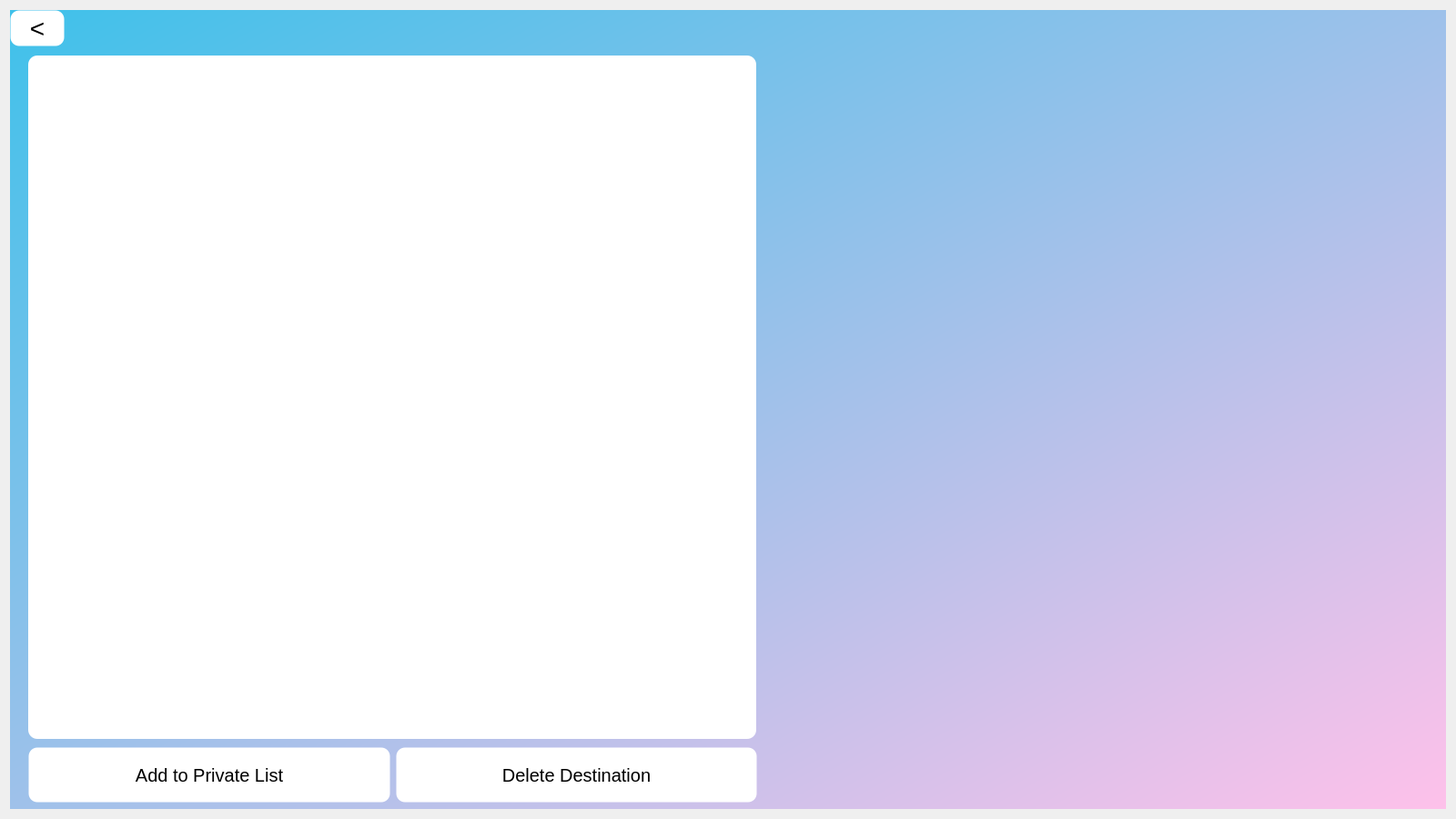
<?xml version="1.0" encoding="UTF-8"?>
<ui version="4.0">
 <class>Dialog</class>
 <widget class="QDialog" name="Dialog">
  <property name="geometry">
   <rect>
    <x>0</x>
    <y>0</y>
    <width>1600</width>
    <height>900</height>
   </rect>
  </property>
  <property name="windowTitle">
   <string>Dialog</string>
  </property>
  <layout class="QHBoxLayout" name="horizontalLayout">
   <item>
    <widget class="QWidget" name="bg_widget" native="true">
     <property name="styleSheet">
      <string notr="true">QWidget#bg_widget{
background-color: qlineargradient(spread:pad, x1:0, y1:0, x2:1, y2:1, stop:0 rgba(63, 193, 234, 255), stop:1 rgba(255, 193, 234, 255));
}</string>
     </property>
     <widget class="QListWidget" name="public_list_view">
      <property name="geometry">
       <rect>
        <x>20</x>
        <y>50</y>
        <width>800</width>
        <height>751</height>
       </rect>
      </property>
      <property name="focusPolicy">
       <enum>Qt::StrongFocus</enum>
      </property>
      <property name="styleSheet">
       <string notr="true">QListView {
	border: none;
	outline: none;
	border-radius: 10px;
   	background-color: white;
   	padding: 10px;
}
QListView::item {
   	border: none;
	border-radius: 10px;
   	padding: 10px;
}
QListView::item:selected {
   	border: none;
   	border-radius: 10px;
   	color: black;
	background-color: qlineargradient(spread:pad, x1:0, y1:0, x2:1, y2:1, stop:0 rgba(63, 193, 234, 255), stop:1 rgba(255, 193, 234, 255));
	/*background-color: #f0f0f0;*/
}
QListView::item:hover {
   	border: none;
   	border-radius: 10px;
   	color: black;
	background-color: qlineargradient(spread:pad, x1:0, y1:0, x2:1, y2:1, stop:0 rgba(63, 193, 234, 255), stop:1 rgba(255, 193, 234, 255));
}</string>
      </property>
      <property name="frameShape">
       <enum>QFrame::NoFrame</enum>
      </property>
      <property name="lineWidth">
       <number>1</number>
      </property>
      <property name="selectionMode">
       <enum>QAbstractItemView::SingleSelection</enum>
      </property>
      <property name="selectionBehavior">
       <enum>QAbstractItemView::SelectRows</enum>
      </property>
      <property name="selectionRectVisible">
       <bool>false</bool>
      </property>
     </widget>
     <widget class="QPushButton" name="back">
      <property name="geometry">
       <rect>
        <x>0</x>
        <y>0</y>
        <width>60</width>
        <height>40</height>
       </rect>
      </property>
      <property name="styleSheet">
       <string notr="true">background-color: rgb(255, 255, 255);
border-width: 1px;
border-style: solid;
border-radius: 10px;
font-size: 28px;</string>
      </property>
      <property name="text">
       <string>&lt;</string>
      </property>
     </widget>
     <widget class="QLabel" name="show_image">
      <property name="geometry">
       <rect>
        <x>880</x>
        <y>210</y>
        <width>640</width>
        <height>480</height>
       </rect>
      </property>
      <property name="sizePolicy">
       <sizepolicy hsizetype="Ignored" vsizetype="Ignored">
        <horstretch>0</horstretch>
        <verstretch>0</verstretch>
       </sizepolicy>
      </property>
      <property name="text">
       <string/>
      </property>
      <property name="alignment">
       <set>Qt::AlignCenter</set>
      </property>
      <property name="openExternalLinks">
       <bool>true</bool>
      </property>
     </widget>
     <widget class="QWidget" name="horizontalLayoutWidget">
      <property name="geometry">
       <rect>
        <x>20</x>
        <y>810</y>
        <width>801</width>
        <height>61</height>
       </rect>
      </property>
      <layout class="QHBoxLayout" name="horizontalLayout_2">
       <property name="sizeConstraint">
        <enum>QLayout::SetNoConstraint</enum>
       </property>
       <item>
        <widget class="QPushButton" name="add_button">
         <property name="sizePolicy">
          <sizepolicy hsizetype="Ignored" vsizetype="Ignored">
           <horstretch>0</horstretch>
           <verstretch>0</verstretch>
          </sizepolicy>
         </property>
         <property name="styleSheet">
          <string notr="true">background-color: rgb(255, 255, 255);
border-width: 1px;
border-style: solid;
border-radius: 10px;
font-size: 20px;</string>
         </property>
         <property name="text">
          <string>Add to Private List</string>
         </property>
        </widget>
       </item>
       <item>
        <widget class="QPushButton" name="delete_button">
         <property name="sizePolicy">
          <sizepolicy hsizetype="Ignored" vsizetype="Ignored">
           <horstretch>0</horstretch>
           <verstretch>0</verstretch>
          </sizepolicy>
         </property>
         <property name="styleSheet">
          <string notr="true">background-color: rgb(255, 255, 255);
border-width: 1px;
border-style: solid;
border-radius: 10px;
font-size: 20px;</string>
         </property>
         <property name="text">
          <string>Delete Destination</string>
         </property>
        </widget>
       </item>
      </layout>
     </widget>
    </widget>
   </item>
  </layout>
 </widget>
 <resources/>
 <connections/>
</ui>
